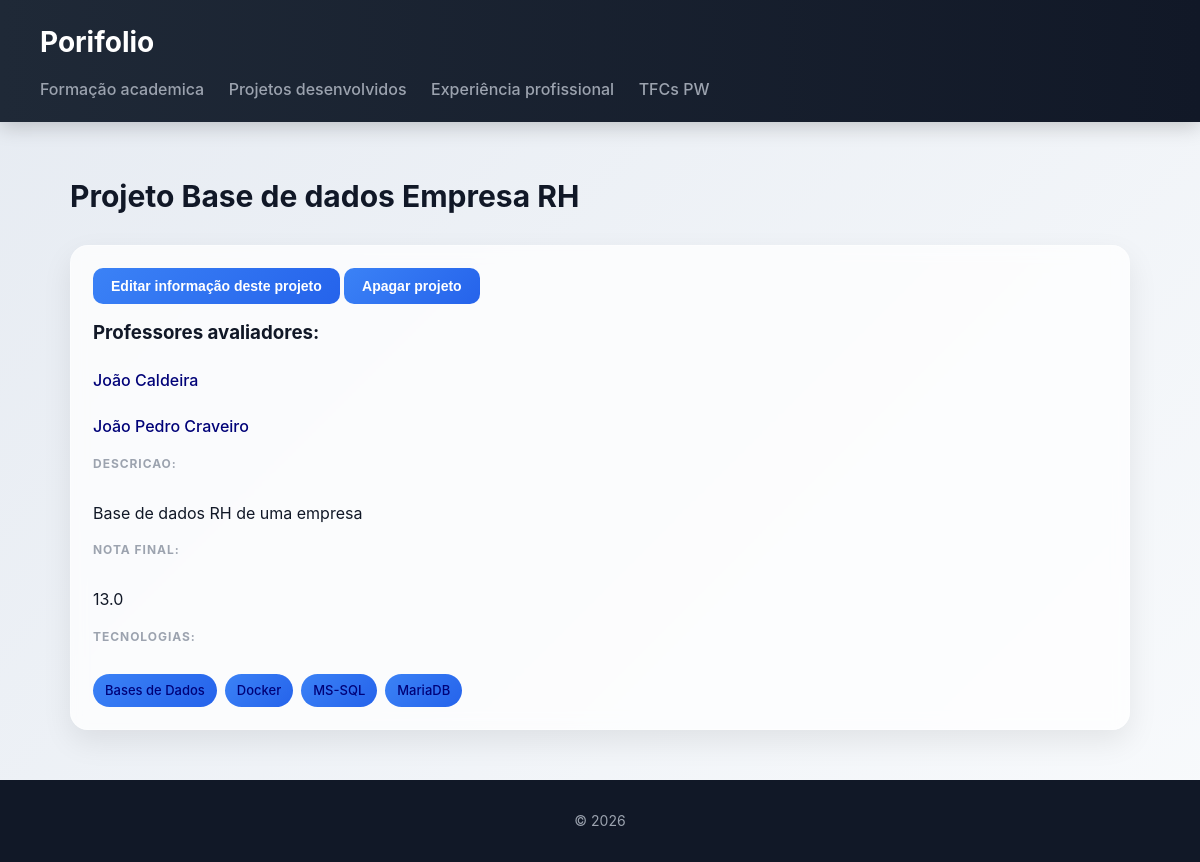
The app's page /portifolio/projetos/10/ with its own data.
### portifolio/models.py (models this page shows)
class Projeto (models.Model):
    titulo = models.CharField(max_length=100, null=False, blank=False)
    docentes = models.ManyToManyField(Docente, blank=False)
    nota_final = models.DecimalField(max_digits=3, decimal_places=1, null= False, blank=False)
    tecnologias_usadas = models.ManyToManyField(Tecnologia, blank=False)
    descricao = models.CharField(max_length=200)
    exemplo = models.ImageField(upload_to='projetos/', null=True, blank=True)
    link_deisi = models.URLField(null=True ,blank=True)
    class Meta:
        ordering = ['titulo']
    def __str__(self):
        return self.titulo

class Docente (models.Model):
    nome = models.CharField(max_length=200, null=False, blank=False)
    link = models.URLField(blank=True, null = True)
    email = models.EmailField(blank=True)
    class Meta:
        ordering = ['nome']
    def __str__(self):
        return self.nome

class Tecnologia (models.Model):
    nome = models.CharField(max_length=100, null=False, blank=False)
    descricao =  models.CharField(max_length=200, null = True)
    exemplos_uso =  models.CharField(max_length=200, null=True)
    docente = models.ManyToManyField(Docente, blank=True)
    logo = models.ImageField(upload_to='logos/', null=True,  blank=True)
    class Meta:
        ordering = ['nome']
    def __str__(self):
        return self.nome

### portifolio/views.py (the view)
# urls.py: path("projetos/<int:id>/", views.projeto_view, name='projeto'),
def projeto_view(request, id):
    projeto=Projeto.objects.get(id=id)
    return render(request, 'portifolio/projeto.html', {'projeto': projeto})

### portifolio/templates/portifolio/projeto.html
{% extends "portifolio/base.html" %}
{% block content %}
<h2>Projeto {{projeto}}</h2>
<section>
    <article>
        <a href="{% url 'edita_projeto' projeto.id %}">
            <button>Editar informação deste projeto</button>
        </a>
        <a href="{% url 'apaga_projeto' projeto.id %}">
            <button>Apagar projeto</button>
        </a>
        <section>
            <h3>Professores avaliadores:</h3>
            {% for docente in projeto.docentes.all %}
            <ul>
                <a href="{% url 'docente' docente.id %}">{{docente}}</a>
            </ul>
            {% empty %}
            <a>Sem professores atribuidos</a>
            {%endfor%}
        </section>
        <section>
            <h4>Descricao:</h4>
            <p>{{projeto.descricao}}</p>
        </section>
        <section>
            <h4>nota final:</h4>
            <p> {{projeto.nota_final}}</p>
        </section>
        <section>
            <h4>tecnologias:</h4>
            <ul>
                {%for tecnologia in projeto.tecnologias_usadas.all%}
                <li>
                    <a href="{% url 'tecnologia' tecnologia.id %}">{{tecnologia}}</a>
                </li>
                {%endfor%}
            </ul>
        </section>
    </article>
</section>
{% endblock %}

### portifolio/static/portifolio/styles.css (style rules this page uses)
* { box-sizing: border-box; margin: 0; padding: 0; }
body { font-family: "Inter", "Segoe UI", system-ui, -apple-system, sans-serif; background: linear-gradient(135deg, #e6ebf2, #f8fafc); color: #111827; line-height: 1.6; }
h2 { margin-bottom: 25px; font-size: 30px; font-weight: 700; }
section { display: grid; gap: 20px; }
section > article { background: rgba(255,255,255,0.75); backdrop-filter: blur(8px); padding: 22px; border-radius: 18px; border: 1px solid rgba(255,255,255,0.4); box-shadow: 0 12px 30px rgba(0,0,0,0.08); transition: all 0.3s ease; }
article > section { margin-top: 14px; }
article > section > h4 { font-size: 12px; text-transform: uppercase; color: #9ca3af; margin-bottom: 8px; letter-spacing: 0.08em; }
article > section > ul { list-style: none; display: flex; flex-wrap: wrap; gap: 8px; }
article > section > ul > li { background: linear-gradient(135deg, #3b82f6, #2563eb); color: white; padding: 6px 12px; border-radius: 999px; font-size: 13px; font-weight: 500; transition: 0.2s; }
a { color: #000278; text-decoration: none; font-weight: 500; }
button { background: linear-gradient(135deg, #3b82f6, #2563eb); color: white; border: none; padding: 10px 18px; border-radius: 10px; font-size: 14px; font-weight: 600; cursor: pointer; transition: 0.2s; }

### records on screen
Projeto: titulo "Base de dados Empresa RH", descricao "Base de dados RH de uma empresa", nota_final "13.0"
Docente: nome "João Caldeira"
Docente: nome "João Pedro Craveiro"
Tecnologia: nome "Bases de Dados"
Tecnologia: nome "Docker"
Tecnologia: nome "MS-SQL"
Tecnologia: nome "MariaDB"
